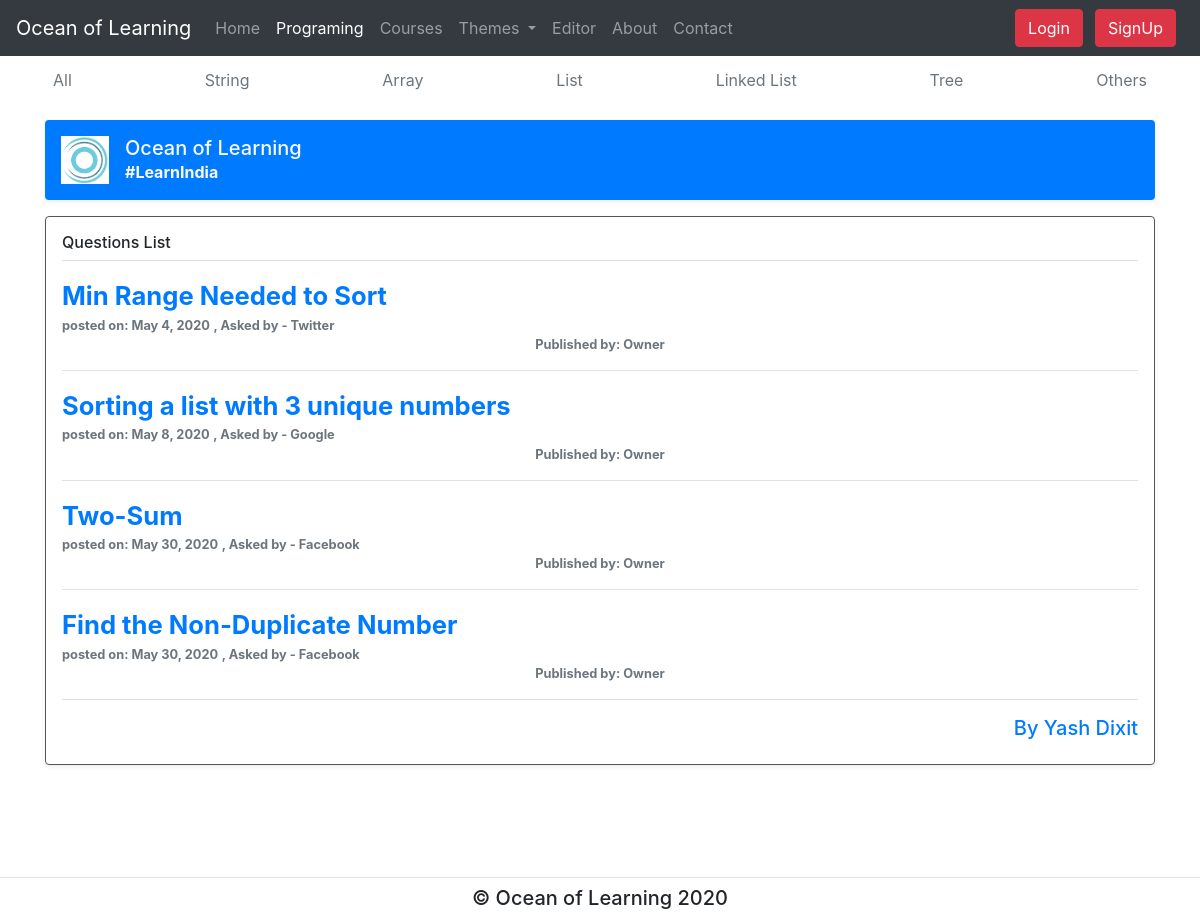
The page /programming/category/List on the database its author committed.
### programming/models.py (models this page shows, shortened)
class Program(models.Model):
    pro_id = models.AutoField(primary_key=True)
    name = models.CharField(max_length=50)
    category = models.CharField(choices=CATEGORY_CHOICES, max_length=20)
    description = models.TextField(max_length=10000)
    recommended = models.CharField(max_length=50)
    asked = models.CharField(max_length=50)
    answer = models.TextField(max_length=2000, default="")
    Input = models.TextField(max_length=1000)
    Output = models.TextField(max_length=1000)
    starting_point = models.TextField(max_length=500, default="")
    pub_date = models.DateField()
    slug = models.SlugField(blank=True, null=True)
    class Meta:
        verbose_name = 'Program'
        verbose_name_plural = 'Programs'

### programming/views.py (the view)
# urls.py: path('category/<str:category>', views.pro_category, name='pro_category'),
def pro_category(request, category):
    prog = Program.objects.all().filter(category=category)
    pro = {"program": prog}
    return render(request, 'programming/category.html', pro)

### programming/templates/programming/category.html (shortened to what this page needs)
{% extends 'learn/base.html' %}
{% block proactive %} active {% endblock proactive %}
{% block body %} {% load static %}
<div class="container">
  <div class="nav-scroller py-1 mb-2">
    <nav class="nav d-flex justify-content-between">
      <a class="p-2 text-muted" href="{%url 'programming:pro_list' %}">All</a>
      <a class="p-2 text-muted" href="{% url 'programming:pro_category' 'String' %}">String</a>
      <a class="p-2 text-muted" href="{% url 'programming:pro_category' 'Array' %}">Array</a>
      <a class="p-2 text-muted" href="{% url 'programming:pro_category' 'List' %}">List</a>
      <a class="p-2 text-muted" href="{% url 'programming:pro_category' 'Linked List' %}">Linked List</a>
      <a class="p-2 text-muted" href="{% url 'programming:pro_category' 'Tree' %}">Tree</a>
      <a class="p-2 text-muted" href="{% url 'programming:pro_category' 'Others' %}">Others</a>
    </nav>
  </div>
  <div class="d-flex align-items-center p-3 my-3 text-dark-50 bg-primary rounded shadow-sm">
    <img class="mr-3" src="{% static 'learn/logo.png'%}" alt="..." width="48" height="48" />
    <div class="lh-100">
      <h5 class="mb-0 text-light lh-100">Ocean of Learning</h5>
      <strong class="text-light">#LearnIndia</strong>
    </div>
  </div>
  <div class="my-3 p-3 brd rounded shadow-sm">
    <h6 class="border-bottom border-gray pb-2 mb-0">Questions List</h6>
    {% for i in program %}
    <div class="media text-muted pt-3">
      <p class="media-body pb-3 mb-0 small lh-125 border-bottom border-gray">
        <a class="text-primary sizz" href="{%url 'programming:program' i.slug %}">{{i.name}}</a>
        <br />
        <strong>posted on: {{i.pub_date}}</strong>
        <strong> , {{i.asked}}</strong>
        <strong class="d-block text-center">Published by: {{i.recommended}}</strong>
      </p>
    </div>
    {% endfor %}
    <small class="d-block text-right mt-3 text-primary">
      <h5>By Yash Dixit</h5>
    </small>
  </div>
</div>
{% endblock %}

### learn/static/learn/style.css (style rules this page uses)
.sizz { font-size: 2em; font-weight: bold; }

### learn/static/learn/style1.css (style rules this page uses)
.brd { border: 1px solid #545454; }

### rows shown on the page
Program: name "Min Range Needed to Sort", pub_date "May 4, 2020", asked "Asked by - Twitter", recommended "Owner"
Program: name "Sorting a list with 3 unique numbers", pub_date "May 8, 2020", asked "Asked by - Google", recommended "Owner"
Program: name "Two-Sum", pub_date "May 30, 2020", asked "Asked by - Facebook", recommended "Owner"
Program: name "Find the Non-Duplicate Number", pub_date "May 30, 2020", asked "Asked by - Facebook", recommended "Owner"
